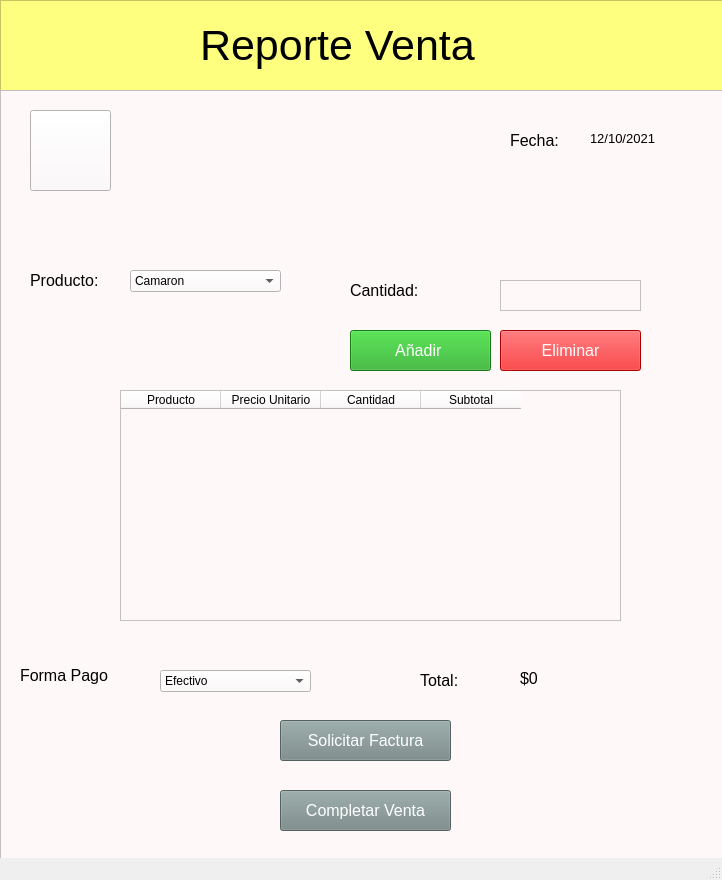
<?xml version="1.0" encoding="UTF-8"?>
<ui version="4.0">
 <class>MainWindow</class>
 <widget class="QMainWindow" name="MainWindow">
  <property name="geometry">
   <rect>
    <x>0</x>
    <y>0</y>
    <width>722</width>
    <height>880</height>
   </rect>
  </property>
  <property name="windowTitle">
   <string>MainWindow</string>
  </property>
  <widget class="QWidget" name="centralwidget">
   <widget class="QFrame" name="headerFrame">
    <property name="geometry">
     <rect>
      <x>0</x>
      <y>0</y>
      <width>741</width>
      <height>91</height>
     </rect>
    </property>
    <property name="styleSheet">
     <string notr="true">background-color: rgb(255, 255, 127);</string>
    </property>
    <property name="frameShape">
     <enum>QFrame::StyledPanel</enum>
    </property>
    <property name="frameShadow">
     <enum>QFrame::Raised</enum>
    </property>
    <widget class="QLabel" name="label_3">
     <property name="geometry">
      <rect>
       <x>200</x>
       <y>10</y>
       <width>701</width>
       <height>71</height>
      </rect>
     </property>
     <property name="font">
      <font>
       <pointsize>32</pointsize>
      </font>
     </property>
     <property name="text">
      <string>Reporte Venta</string>
     </property>
    </widget>
   </widget>
   <widget class="QFrame" name="frame">
    <property name="geometry">
     <rect>
      <x>0</x>
      <y>90</y>
      <width>731</width>
      <height>801</height>
     </rect>
    </property>
    <property name="styleSheet">
     <string notr="true">background-color: rgb(255, 248, 249);</string>
    </property>
    <property name="frameShape">
     <enum>QFrame::StyledPanel</enum>
    </property>
    <property name="frameShadow">
     <enum>QFrame::Raised</enum>
    </property>
    <widget class="QLabel" name="label_8">
     <property name="geometry">
      <rect>
       <x>30</x>
       <y>180</y>
       <width>91</width>
       <height>21</height>
      </rect>
     </property>
     <property name="font">
      <font>
       <pointsize>12</pointsize>
      </font>
     </property>
     <property name="text">
      <string>Producto:</string>
     </property>
    </widget>
    <widget class="QLabel" name="label_9">
     <property name="geometry">
      <rect>
       <x>350</x>
       <y>190</y>
       <width>91</width>
       <height>21</height>
      </rect>
     </property>
     <property name="font">
      <font>
       <pointsize>12</pointsize>
      </font>
     </property>
     <property name="text">
      <string>Cantidad:</string>
     </property>
    </widget>
    <widget class="QTableWidget" name="ventaTable">
     <property name="geometry">
      <rect>
       <x>120</x>
       <y>300</y>
       <width>501</width>
       <height>231</height>
      </rect>
     </property>
     <column>
      <property name="text">
       <string>Producto</string>
      </property>
     </column>
     <column>
      <property name="text">
       <string>Precio Unitario</string>
      </property>
     </column>
     <column>
      <property name="text">
       <string>Cantidad</string>
      </property>
     </column>
     <column>
      <property name="text">
       <string>Subtotal</string>
      </property>
     </column>
    </widget>
    <widget class="QLabel" name="label_10">
     <property name="geometry">
      <rect>
       <x>420</x>
       <y>580</y>
       <width>61</width>
       <height>21</height>
      </rect>
     </property>
     <property name="font">
      <font>
       <pointsize>12</pointsize>
      </font>
     </property>
     <property name="text">
      <string>Total:</string>
     </property>
    </widget>
    <widget class="QLabel" name="label_11">
     <property name="geometry">
      <rect>
       <x>20</x>
       <y>570</y>
       <width>121</width>
       <height>31</height>
      </rect>
     </property>
     <property name="font">
      <font>
       <pointsize>12</pointsize>
      </font>
     </property>
     <property name="text">
      <string>Forma Pago</string>
     </property>
    </widget>
    <widget class="QPushButton" name="completarVentaBtn">
     <property name="geometry">
      <rect>
       <x>280</x>
       <y>700</y>
       <width>171</width>
       <height>41</height>
      </rect>
     </property>
     <property name="font">
      <font>
       <pointsize>12</pointsize>
      </font>
     </property>
     <property name="cursor">
      <cursorShape>PointingHandCursor</cursorShape>
     </property>
     <property name="styleSheet">
      <string notr="true">color: rgb(255, 255, 255);
background-color: rgb(118, 136, 135);</string>
     </property>
     <property name="text">
      <string>Completar Venta</string>
     </property>
    </widget>
    <widget class="QPushButton" name="facturaBtn">
     <property name="geometry">
      <rect>
       <x>280</x>
       <y>630</y>
       <width>171</width>
       <height>41</height>
      </rect>
     </property>
     <property name="font">
      <font>
       <pointsize>12</pointsize>
      </font>
     </property>
     <property name="cursor">
      <cursorShape>PointingHandCursor</cursorShape>
     </property>
     <property name="styleSheet">
      <string notr="true">color: rgb(255, 255, 255);
background-color: rgb(118, 136, 135);</string>
     </property>
     <property name="text">
      <string>Solicitar Factura</string>
     </property>
    </widget>
    <widget class="QLabel" name="label">
     <property name="geometry">
      <rect>
       <x>310</x>
       <y>30</y>
       <width>141</width>
       <height>131</height>
      </rect>
     </property>
     <property name="styleSheet">
      <string notr="true">border-image: url(:/iconos/iconoVenta.png);</string>
     </property>
     <property name="text">
      <string/>
     </property>
    </widget>
    <widget class="QPushButton" name="regresarBtn">
     <property name="geometry">
      <rect>
       <x>30</x>
       <y>20</y>
       <width>81</width>
       <height>81</height>
      </rect>
     </property>
     <property name="cursor">
      <cursorShape>PointingHandCursor</cursorShape>
     </property>
     <property name="styleSheet">
      <string notr="true">border-image: url(:/iconos/iconoRegresar.png);</string>
     </property>
     <property name="text">
      <string/>
     </property>
    </widget>
    <widget class="QLabel" name="label_6">
     <property name="geometry">
      <rect>
       <x>510</x>
       <y>40</y>
       <width>61</width>
       <height>21</height>
      </rect>
     </property>
     <property name="font">
      <font>
       <pointsize>12</pointsize>
      </font>
     </property>
     <property name="text">
      <string>Fecha:</string>
     </property>
    </widget>
    <widget class="QLabel" name="fechaTxt">
     <property name="geometry">
      <rect>
       <x>590</x>
       <y>40</y>
       <width>111</width>
       <height>16</height>
      </rect>
     </property>
     <property name="font">
      <font>
       <pointsize>10</pointsize>
      </font>
     </property>
     <property name="text">
      <string>12/10/2021</string>
     </property>
    </widget>
    <widget class="QComboBox" name="productoCombo">
     <property name="geometry">
      <rect>
       <x>130</x>
       <y>180</y>
       <width>151</width>
       <height>22</height>
      </rect>
     </property>
     <item>
      <property name="text">
       <string>Camaron</string>
      </property>
     </item>
     <item>
      <property name="text">
       <string>Pulpo KG</string>
      </property>
     </item>
     <item>
      <property name="text">
       <string>Almeja PZ</string>
      </property>
     </item>
     <item>
      <property name="text">
       <string>Atun Medallon PZ</string>
      </property>
     </item>
    </widget>
    <widget class="QTextEdit" name="cantidadTextEdit">
     <property name="geometry">
      <rect>
       <x>500</x>
       <y>190</y>
       <width>141</width>
       <height>31</height>
      </rect>
     </property>
     <property name="cursor" stdset="0">
      <cursorShape>IBeamCursor</cursorShape>
     </property>
    </widget>
    <widget class="QPushButton" name="addVentaBtn">
     <property name="geometry">
      <rect>
       <x>350</x>
       <y>240</y>
       <width>141</width>
       <height>41</height>
      </rect>
     </property>
     <property name="font">
      <font>
       <pointsize>12</pointsize>
      </font>
     </property>
     <property name="cursor">
      <cursorShape>PointingHandCursor</cursorShape>
     </property>
     <property name="styleSheet">
      <string notr="true">color: rgb(255, 255, 255);
background-color: rgb(34, 170, 32);</string>
     </property>
     <property name="text">
      <string>Añadir </string>
     </property>
    </widget>
    <widget class="QPushButton" name="eliminarVentaBtn">
     <property name="geometry">
      <rect>
       <x>500</x>
       <y>240</y>
       <width>141</width>
       <height>41</height>
      </rect>
     </property>
     <property name="font">
      <font>
       <pointsize>12</pointsize>
      </font>
     </property>
     <property name="cursor">
      <cursorShape>PointingHandCursor</cursorShape>
     </property>
     <property name="styleSheet">
      <string notr="true">color: rgb(255, 255, 255);
background-color: rgb(236, 0, 3);</string>
     </property>
     <property name="text">
      <string>Eliminar</string>
     </property>
    </widget>
    <widget class="QComboBox" name="formaPagoCombo">
     <property name="geometry">
      <rect>
       <x>160</x>
       <y>580</y>
       <width>151</width>
       <height>22</height>
      </rect>
     </property>
     <item>
      <property name="text">
       <string>Efectivo</string>
      </property>
     </item>
     <item>
      <property name="text">
       <string>Tarjeta Credito/ Débito</string>
      </property>
     </item>
     <item>
      <property name="text">
       <string>Transferencia Bancaria</string>
      </property>
     </item>
    </widget>
    <widget class="QLabel" name="totalVentaTxt">
     <property name="geometry">
      <rect>
       <x>520</x>
       <y>580</y>
       <width>111</width>
       <height>16</height>
      </rect>
     </property>
     <property name="font">
      <font>
       <pointsize>12</pointsize>
      </font>
     </property>
     <property name="text">
      <string>$0</string>
     </property>
    </widget>
   </widget>
  </widget>
  <widget class="QStatusBar" name="statusbar"/>
 </widget>
 <resources>
  <include location="iconosReporteVenta.qrc"/>
 </resources>
 <connections/>
</ui>
